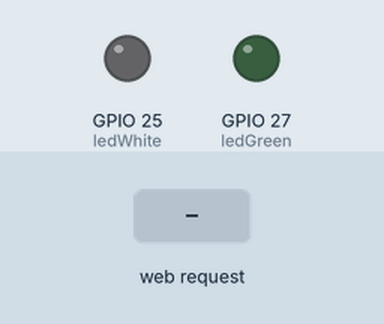
A sketch run on a simulated ESP32. Shown: output pins drawn as LEDs (lit = HIGH). The inputs (shaded band) are chosen by the test bench. WiFi joins after 1.5 s; servers stay silent unless stated; what the sketch prints to the serial monitor is not drawn.

Above: at 2.7 s.
2.8 s: HTTP request GET /ongreen received
At 3.6 s:
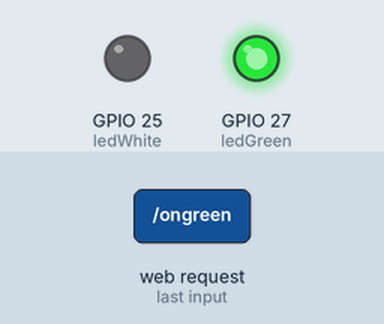
4.3 s: HTTP request GET /onwhite received
At 4.7 s:
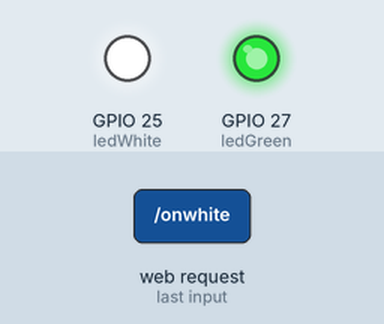
5.8 s: HTTP request GET /offgreen received
At 7.0 s:
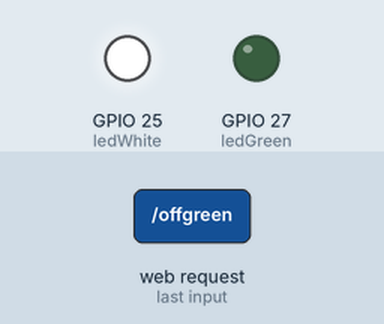
7.3 s: HTTP request GET /offwhite received
At 8.2 s:
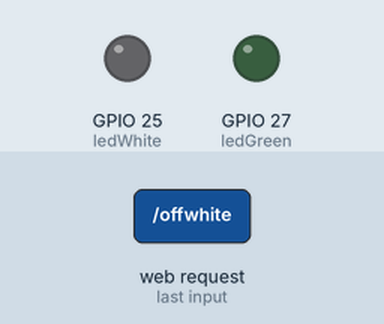
Timing chart, 0 to 9.8 s (numbered marks = the images above; inputs shaded):
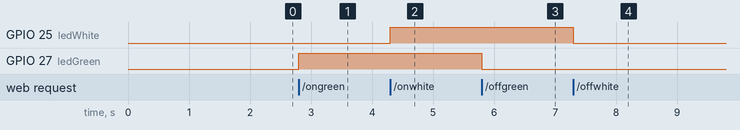

Measured:
- after the input at 2.8 s, GPIO 27 (ledGreen): LOW → HIGH at once
- after the input at 4.3 s, GPIO 25 (ledWhite): LOW → HIGH at once
- after the input at 5.8 s, GPIO 27 (ledGreen): HIGH → LOW at once
- after the input at 7.3 s, GPIO 25 (ledWhite): HIGH → LOW at once

The sketch:

test_esp32.ino
```cpp
#include <WebServer.h>

#include <WiFi.h>

#define ledGreen 27
#define ledWhite 25

WebServer server(80);

const char *ssid = "Umbalaxibua";
const char *pass = "Nh23102000";

void setup() {
  Serial.begin(115200);
  pinMode(ledGreen, OUTPUT);
  pinMode(ledWhite, OUTPUT);
  WiFi.begin(ssid, pass);
  // WiFi.softAPConfig(local_ip, gateway, subnet);
  while(WiFi.status() != WL_CONNECTED){
    // digitalWrite(ledWhite,1);
    // delay(1000);
    // digitalWrite(ledWhite,0);
    // delay(1000);
  }
  Serial.print("AP IP address: ");
  Serial.println(WiFi.localIP());

  server.on("/", handleRoot);
  server.on("/ongreen", onGreen);
  server.on("/offgreen", offGreen);
  server.on("/onwhite", onWhite);
  server.on("/offwhite", offWhite);

  server.begin();
  Serial.println("HTTP server started");
}

void handleRoot(){
  server.send(200, "text/plain", "WELCOME TO ESP32 WEBSERVER!!");
}

void onGreen(){
  digitalWrite(ledGreen,1);
  server.send(200, "text/plain", "GREEN LED WAS ON!!");
}

void offGreen(){
  digitalWrite(ledGreen,0);
  server.send(200, "text/plain", "GREEN LED WAS OFF!!");
}

void onWhite(){
  digitalWrite(ledWhite,1);
  server.send(200, "text/plain", "WHITE LED WAS ON!!");
}

void offWhite(){
  digitalWrite(ledWhite,0);
  server.send(200, "text/plain", "WHITE LED WAS OFF!!");
}

void loop() {
  server.handleClient();
  // digitalWrite(ledGreen,1);
  // delay(1000);
  // digitalWrite(ledGreen,0);
  // delay(1000);

}
```
